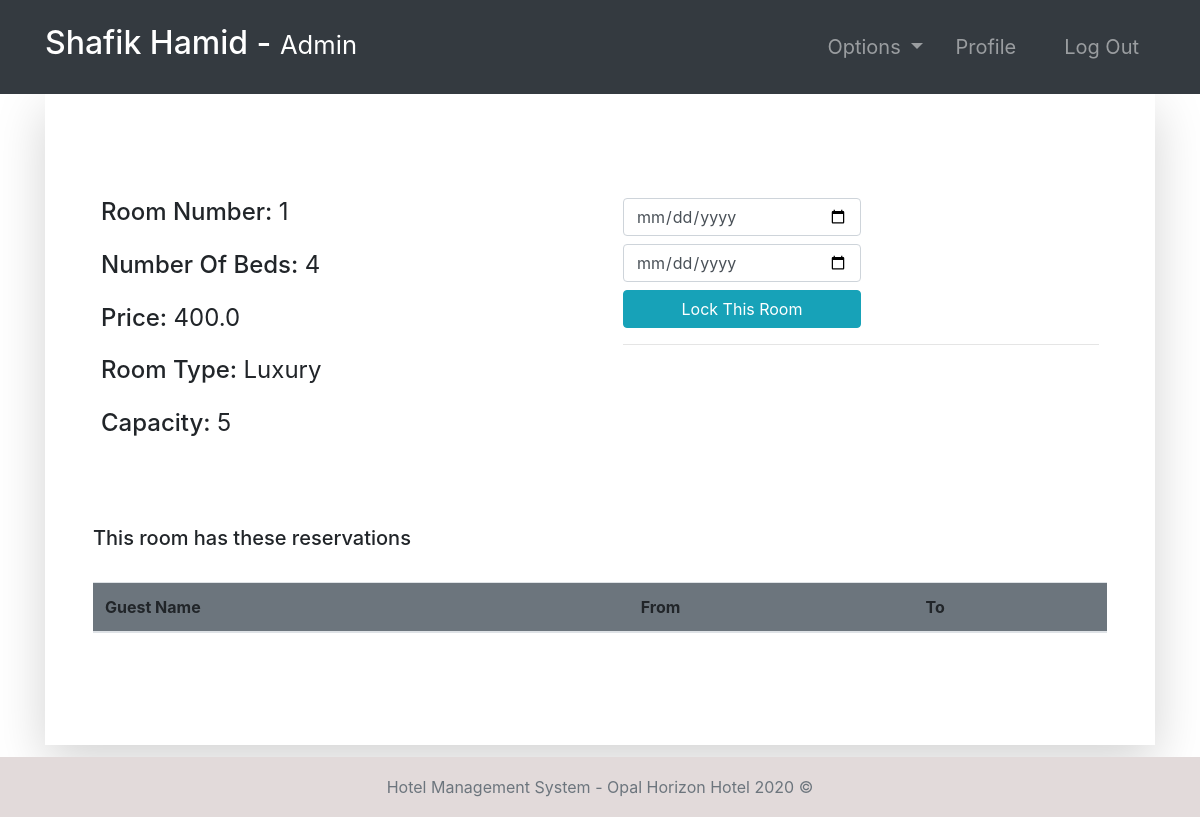
The page /room-profile/1/ (signed in) on the database as committed earlier.
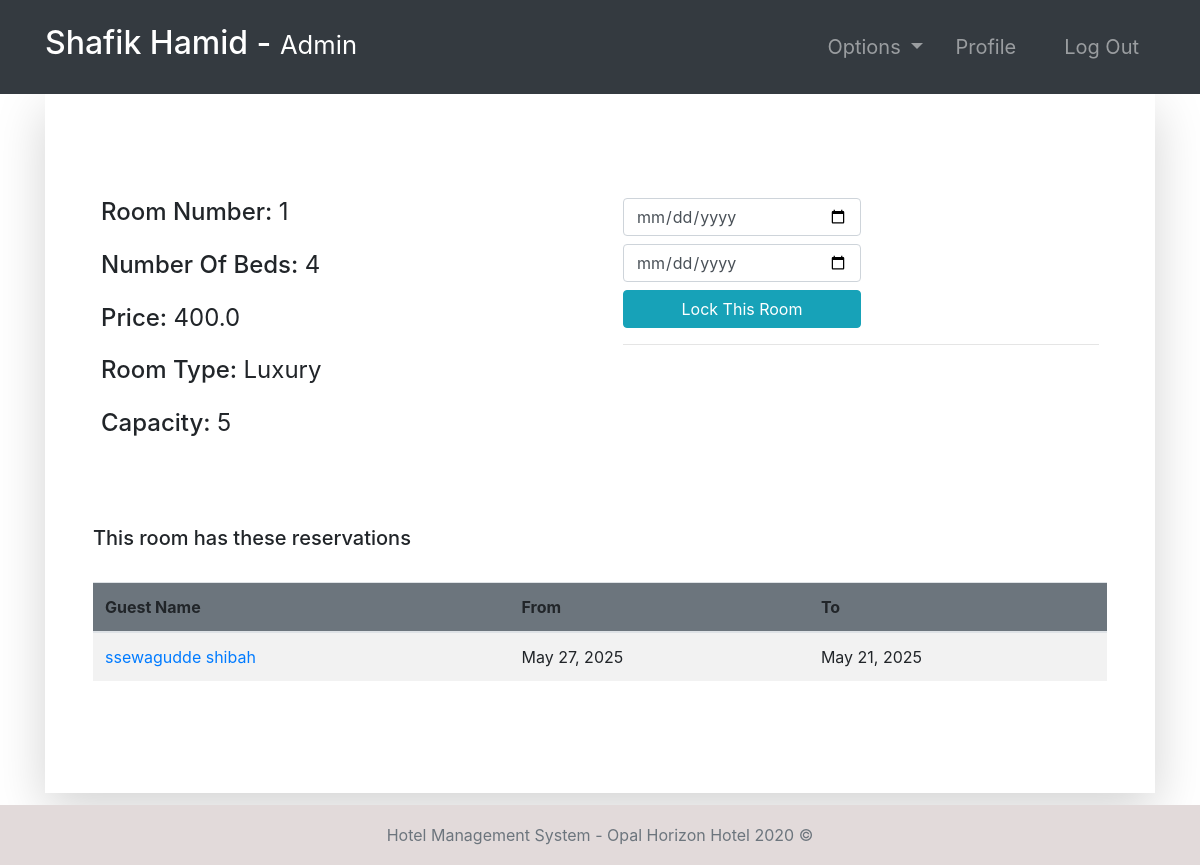
The same page on the database as committed later.
### room/models.py (models this page shows, shortened)
class Booking(models.Model):
    roomNumber = models.ForeignKey(Room, on_delete=models.CASCADE)
    guest = models.ForeignKey('accounts.Guest', null=True, on_delete=models.CASCADE)
    dateOfReservation = models.DateField(default=timezone.now)
    startDate = models.DateField()
    endDate = models.DateField()

### accounts/models.py (models this page shows, shortened)
class Guest(models.Model):
    user = models.OneToOneField(User, null=True, on_delete=models.CASCADE)
    phoneNumber = PhoneNumberField(unique=True)

### room/views.py (the view, shortened to what this page needs)
# urls.py: path('room-profile/<str:id>/', room_profile, name="room-profile"),
@login_required(login_url='login')
def room_profile(request, id):
    role = str(request.user.groups.all()[0])
    path = role + "/"
    tempRoom = Room.objects.get(number=id)
    bookings = Booking.objects.filter(roomNumber=tempRoom)
    guests = Guest.objects.all()
    bookings2 = Booking.objects.all()
    context = {
        "role": role,
        "bookings": bookings,
        "room": tempRoom,
        "guests": guests,
        "bookings2": bookings2
    }
    return render(request, path + "room-profile.html", context)

### templates/admin/room-profile.html
{% extends '../index.html' %}
{% block context %}
{% include '../common_pages/room-profile.html' %}
{% endblock %}

### templates/common_pages/room-profile.html (shortened to what this page needs)
<div class="container">
    <div class="shadow-lg p-5">
        <div class="row mt-5">
            <div class="col-6">
                <div class="p-2 h4">
                    <span>Room Number:</span>
                    <span class="font-weight-normal">{{room.number}}</span>
                </div>
                <div class="p-2 h4">
                    <span>Number Of Beds:</span>
                    <span class="font-weight-normal">{{room.numberOfBeds}}</span>
                </div>
                <div class="p-2 h4">
                    <span>Price:</span>
                    <span class="font-weight-normal">{{room.price}}</span>
                </div>
                <div class="p-2 h4">
                    <span>Room Type:</span>
                    <span class="font-weight-normal">{{ room.roomType }}</span>
                </div>
                <div class="p-2 h4">
                    <span>Capacity: </span>
                    <span class="font-weight-normal">{{room.capacity}}</span>
                </div>
            </div>
            <div class="col-6">
                {% if role == "manager" or role == "admin" %}
                <div class="p-2 h4 ">
                    <form action="" method="POST">
                        <input type="date" placeholder="Enter Start Date" name="bsd" required
                            class="form-control w-50 mb-2">
                        <input type="date" placeholder="Enter End Date" name="bed" required
                            class="form-control w-50 mb-2">
                        <button name="lockRoom" type="submit" class="btn btn-info w-50">Lock This Room</button>
                        <br>
                    </form>
                    <form action="" method="POST">
                        <hr>
                    </form>
                </div>
                {% endif %}
                <br>
            </div>
        </div>
        <br>
        <div class="table-responsive table-striped my-5">
            <div class="table-header row">
                <div class="col-sm-12 col-md-12 col-lg-4 mb-4">
                    <h5>This room has these reservations</h5>
                </div>
            </div>
            <table class="table table-hover table-striped">
                <thead class="bg-secondary rounded">
                    <tr>
                        {% if role != 'guest' %} <th>Guest Name</th> {% endif %}
                        <th>From </th>
                        <th>To</th>
                    </tr>
                </thead>
                <tbody>
                    {% for bo in bookings %}
                    <tr>
                        {% if role != 'guest' %} <td><a href="{% url 'guest-profile' bo.guest.user.id %}">
                                {{bo.guest.user.first_name}}
                                {{bo.guest.user.last_name}}</a></td>
                        {%endif %}
                        <td>{{bo.startDate}}</td>
                        <td>{{bo.endDate}}</td>
                    </tr>
                    {% endfor %}
                </tbody>
            </table>
        </div>
    </div>
</div>

Rows that differ between the two databases and show on the page:
added Booking: guest.user.first_name "ssewagudde", guest.user.last_name "shibah", startDate "May 27, 2025", endDate "May 21, 2025"
